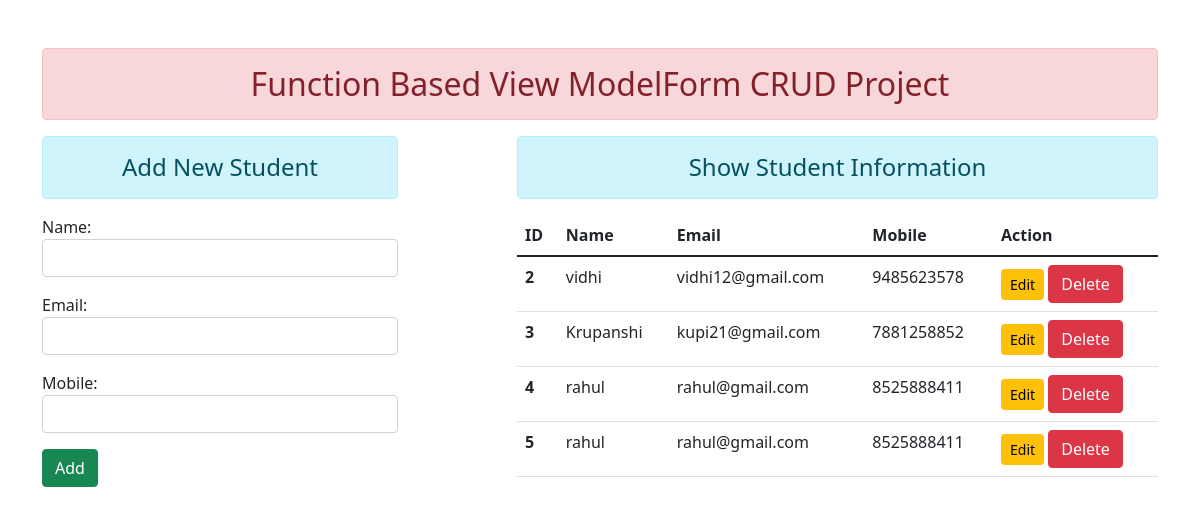
The page / on the database its author committed.
### add/models.py (models this page shows)
class User(models.Model):
    name = models.CharField(max_length=70)
    email = models.EmailField(max_length=100)
    mobile = models.CharField(max_length=10)

### add/views.py (the view)
# urls.py: path('', views.add_show, name="addandshow"),
def add_show(request):
    if request.method == 'POST':
        fm = StudentRegistration(request.POST)
        if fm.is_valid():
            nm = fm.cleaned_data['name']
            em = fm.cleaned_data['email']
            pw = fm.cleaned_data['mobile']
            reg = User(name=nm, email=em, mobile=pw)
            reg.save()
            fm = StudentRegistration()
    else:
        fm = StudentRegistration()
    stud = User.objects.all()
    return render(request, 'add/addandshow.html', {'form':fm, 'stu':stud})

### add/forms.py
class StudentRegistration(forms.ModelForm):
    class Meta:
     model = User
     fields = ['name', 'email', 'mobile']
     widgets = {
         'name': forms.TextInput(attrs={'class':'form-control'}),
         'email': forms.EmailInput(attrs={'class':'form-control'}),
         'mobile': forms.TextInput(attrs={'class':'form-control'})
         ,
     }

### add/templates/add/addandshow.html (shortened to what this page needs)
{% extends 'add/base.html' %}
{% block content%}
<div class="row">
    <div class="col-sm-4">
     <h4 class="text-center alert alert-info">Add New Student</h4>
     <form action="" method="POST">
       {{form.as_p}}
       <input type="submit" class="btn btn-success" value="Add">
     </form>
    </div>
<div class="col-sm-7 offset-1">
    <h4 class="text-center alert alert-info">Show Student Information</h4>
    {% if stu %}
    <table class="table table-hover">
        <thead>
          <tr>
            <th scope="col">ID</th>
            <th scope="col">Name</th>
            <th scope="col">Email</th>
            <th scope="col">Mobile</th>
            <th scope="col">Action</th>
          </tr>
        </thead>
        <tbody>
            {% for st in stu %}
          <tr>
            <th scope="row">{{st.id}}</th>
            <td>{{st.name}}</td>
            <td>{{st.email}}</td>
            <td>{{st.mobile}}</td>
            <td>
                <a href="{% url 'updatedata' st.id %}" class="btn btn-warning btn-sm">Edit</a>
                <form action="{% url 'deletedata' st.id %}" method="post" class="d-inline"> {% csrf_token %}
                    <input type="submit" class="btn btn-danger" value="Delete">
                </form>
            </td>
          </tr>
          {% endfor %}
        </tbody>
      </table>
    {% else %}
    <h4 class="text-center alert alert-warning">No Records</h4>
    {% endif %}
</div>
</div>
{% endblock content %}

### add/templates/add/base.html (shortened to what this page needs)
<!DOCTYPE html>
{% load static %}
<html lang="en">
<head>
<link rel="stylesheet" href="{% static 'add/css/bootstrap.css' %}">
</head>
<body>
<div class="container mt-5">
    <h2 class="text-center alert alert-danger">Function Based View ModelForm CRUD Project </h2>
 {% block content %} {% endblock content %}
</div>
</body>
</html>

### rows shown on the page
User: id "2", name "vidhi", email "vidhi12@gmail.com", mobile "9485623578"
User: id "3", name "Krupanshi", email "kupi21@gmail.com", mobile "7881258852"
User: id "4", name "rahul", email "rahul@gmail.com", mobile "8525888411"
User: id "5", name "rahul", email "rahul@gmail.com", mobile "8525888411"
